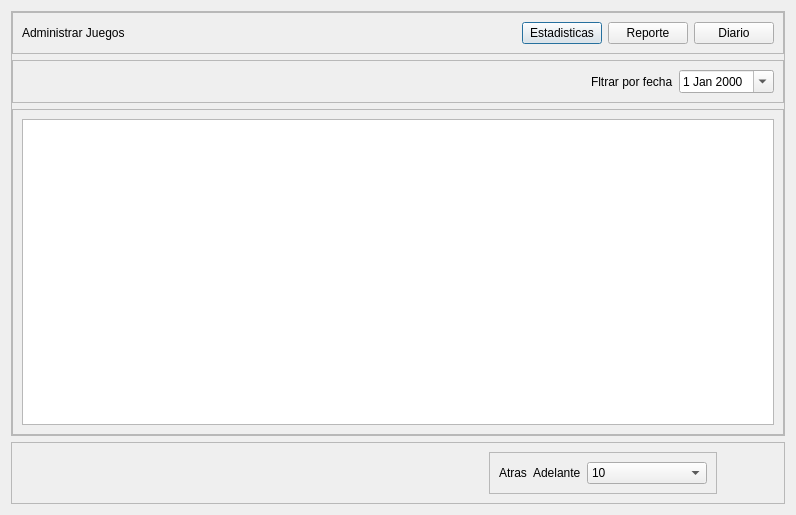
<?xml version="1.0" encoding="UTF-8"?>
<ui version="4.0">
 <class>Dialog</class>
 <widget class="QDialog" name="Dialog">
  <property name="geometry">
   <rect>
    <x>0</x>
    <y>0</y>
    <width>796</width>
    <height>515</height>
   </rect>
  </property>
  <property name="windowTitle">
   <string>Dialog</string>
  </property>
  <layout class="QVBoxLayout" name="verticalLayout_3">
   <item>
    <widget class="QFrame" name="frame">
     <property name="frameShape">
      <enum>QFrame::StyledPanel</enum>
     </property>
     <property name="frameShadow">
      <enum>QFrame::Raised</enum>
     </property>
     <layout class="QVBoxLayout" name="verticalLayout_2">
      <property name="leftMargin">
       <number>0</number>
      </property>
      <property name="topMargin">
       <number>0</number>
      </property>
      <property name="rightMargin">
       <number>0</number>
      </property>
      <property name="bottomMargin">
       <number>0</number>
      </property>
      <item>
       <widget class="QFrame" name="frame_6">
        <property name="frameShape">
         <enum>QFrame::StyledPanel</enum>
        </property>
        <property name="frameShadow">
         <enum>QFrame::Raised</enum>
        </property>
        <layout class="QHBoxLayout" name="horizontalLayout_4">
         <item>
          <widget class="QLabel" name="label_4">
           <property name="text">
            <string>Administrar Juegos</string>
           </property>
          </widget>
         </item>
         <item>
          <spacer name="horizontalSpacer_4">
           <property name="orientation">
            <enum>Qt::Horizontal</enum>
           </property>
           <property name="sizeHint" stdset="0">
            <size>
             <width>403</width>
             <height>20</height>
            </size>
           </property>
          </spacer>
         </item>
         <item>
          <widget class="QPushButton" name="pushButton_3">
           <property name="text">
            <string>Estadisticas</string>
           </property>
          </widget>
         </item>
         <item>
          <widget class="QPushButton" name="pushButton_2">
           <property name="text">
            <string>Reporte</string>
           </property>
          </widget>
         </item>
         <item>
          <widget class="QPushButton" name="pushButton">
           <property name="text">
            <string>Diario</string>
           </property>
          </widget>
         </item>
        </layout>
       </widget>
      </item>
      <item>
       <widget class="QFrame" name="frame_3">
        <property name="frameShape">
         <enum>QFrame::StyledPanel</enum>
        </property>
        <property name="frameShadow">
         <enum>QFrame::Raised</enum>
        </property>
        <layout class="QHBoxLayout" name="horizontalLayout">
         <item>
          <spacer name="horizontalSpacer">
           <property name="orientation">
            <enum>Qt::Horizontal</enum>
           </property>
           <property name="sizeHint" stdset="0">
            <size>
             <width>582</width>
             <height>20</height>
            </size>
           </property>
          </spacer>
         </item>
         <item>
          <widget class="QLabel" name="label_3">
           <property name="text">
            <string>Fltrar por fecha</string>
           </property>
          </widget>
         </item>
         <item>
          <widget class="QDateEdit" name="dateEdit">
           <property name="calendarPopup">
            <bool>true</bool>
           </property>
          </widget>
         </item>
        </layout>
       </widget>
      </item>
      <item>
       <widget class="QFrame" name="frame_2">
        <property name="frameShape">
         <enum>QFrame::StyledPanel</enum>
        </property>
        <property name="frameShadow">
         <enum>QFrame::Raised</enum>
        </property>
        <layout class="QVBoxLayout" name="verticalLayout">
         <item>
          <widget class="QTableWidget" name="tableWidget"/>
         </item>
        </layout>
       </widget>
      </item>
     </layout>
    </widget>
   </item>
   <item>
    <widget class="QFrame" name="frame_4">
     <property name="frameShape">
      <enum>QFrame::StyledPanel</enum>
     </property>
     <property name="frameShadow">
      <enum>QFrame::Raised</enum>
     </property>
     <layout class="QHBoxLayout" name="horizontalLayout_3">
      <item>
       <spacer name="horizontalSpacer_2">
        <property name="orientation">
         <enum>Qt::Horizontal</enum>
        </property>
        <property name="sizeHint" stdset="0">
         <size>
          <width>488</width>
          <height>20</height>
         </size>
        </property>
       </spacer>
      </item>
      <item>
       <widget class="QFrame" name="frame_5">
        <property name="frameShape">
         <enum>QFrame::StyledPanel</enum>
        </property>
        <property name="frameShadow">
         <enum>QFrame::Raised</enum>
        </property>
        <layout class="QHBoxLayout" name="horizontalLayout_2">
         <item>
          <widget class="QLabel" name="label">
           <property name="text">
            <string>Atras</string>
           </property>
          </widget>
         </item>
         <item>
          <widget class="QLabel" name="label_2">
           <property name="text">
            <string>Adelante</string>
           </property>
          </widget>
         </item>
         <item>
          <widget class="QComboBox" name="comboBox">
           <item>
            <property name="text">
             <string>10</string>
            </property>
           </item>
           <item>
            <property name="text">
             <string>15</string>
            </property>
           </item>
           <item>
            <property name="text">
             <string>20</string>
            </property>
           </item>
           <item>
            <property name="text">
             <string>25</string>
            </property>
           </item>
           <item>
            <property name="text">
             <string>Nuevo elemento</string>
            </property>
           </item>
          </widget>
         </item>
        </layout>
       </widget>
      </item>
      <item>
       <spacer name="horizontalSpacer_3">
        <property name="orientation">
         <enum>Qt::Horizontal</enum>
        </property>
        <property name="sizeHint" stdset="0">
         <size>
          <width>77</width>
          <height>20</height>
         </size>
        </property>
       </spacer>
      </item>
     </layout>
    </widget>
   </item>
  </layout>
 </widget>
 <resources/>
 <connections/>
</ui>
